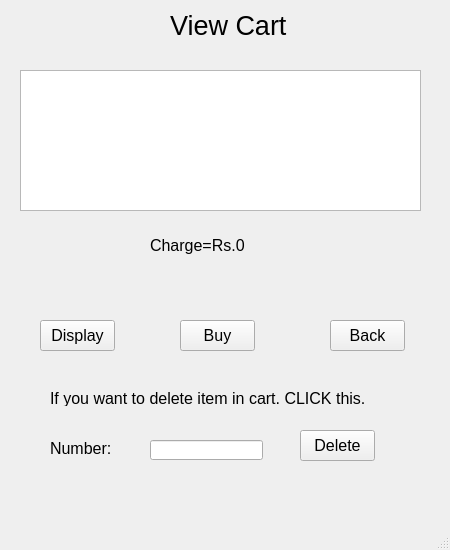
<?xml version="1.0" encoding="UTF-8"?>
<ui version="4.0">
 <class>MainWindow</class>
 <widget class="QMainWindow" name="MainWindow">
  <property name="geometry">
   <rect>
    <x>0</x>
    <y>0</y>
    <width>450</width>
    <height>550</height>
   </rect>
  </property>
  <property name="windowTitle">
   <string>MainWindow</string>
  </property>
  <widget class="QWidget" name="centralwidget">
   <widget class="QWidget" name="widget" native="true">
    <property name="geometry">
     <rect>
      <x>0</x>
      <y>0</y>
      <width>451</width>
      <height>531</height>
     </rect>
    </property>
    <widget class="QTableWidget" name="tableWidget">
     <property name="geometry">
      <rect>
       <x>20</x>
       <y>70</y>
       <width>401</width>
       <height>141</height>
      </rect>
     </property>
    </widget>
    <widget class="QLabel" name="label">
     <property name="geometry">
      <rect>
       <x>170</x>
       <y>10</y>
       <width>131</width>
       <height>31</height>
      </rect>
     </property>
     <property name="font">
      <font>
       <pointsize>20</pointsize>
      </font>
     </property>
     <property name="text">
      <string>View Cart</string>
     </property>
    </widget>
    <widget class="QPushButton" name="pushButton">
     <property name="geometry">
      <rect>
       <x>40</x>
       <y>320</y>
       <width>75</width>
       <height>31</height>
      </rect>
     </property>
     <property name="font">
      <font>
       <pointsize>12</pointsize>
      </font>
     </property>
     <property name="text">
      <string>Display</string>
     </property>
    </widget>
    <widget class="QPushButton" name="pushButton_2">
     <property name="geometry">
      <rect>
       <x>330</x>
       <y>320</y>
       <width>75</width>
       <height>31</height>
      </rect>
     </property>
     <property name="font">
      <font>
       <pointsize>12</pointsize>
      </font>
     </property>
     <property name="text">
      <string>Back</string>
     </property>
    </widget>
    <widget class="QPushButton" name="pushButton_3">
     <property name="geometry">
      <rect>
       <x>300</x>
       <y>430</y>
       <width>75</width>
       <height>31</height>
      </rect>
     </property>
     <property name="font">
      <font>
       <pointsize>12</pointsize>
      </font>
     </property>
     <property name="text">
      <string>Delete</string>
     </property>
    </widget>
    <widget class="QLabel" name="label_2">
     <property name="geometry">
      <rect>
       <x>50</x>
       <y>390</y>
       <width>331</width>
       <height>16</height>
      </rect>
     </property>
     <property name="font">
      <font>
       <pointsize>12</pointsize>
      </font>
     </property>
     <property name="text">
      <string>If you want to delete item in cart. CLICK this.</string>
     </property>
    </widget>
    <widget class="QLabel" name="label_3">
     <property name="geometry">
      <rect>
       <x>50</x>
       <y>440</y>
       <width>81</width>
       <height>16</height>
      </rect>
     </property>
     <property name="font">
      <font>
       <pointsize>12</pointsize>
      </font>
     </property>
     <property name="text">
      <string>Number:</string>
     </property>
    </widget>
    <widget class="QLineEdit" name="lineEdit">
     <property name="geometry">
      <rect>
       <x>150</x>
       <y>440</y>
       <width>113</width>
       <height>20</height>
      </rect>
     </property>
    </widget>
    <widget class="QPushButton" name="pushButton_4">
     <property name="geometry">
      <rect>
       <x>180</x>
       <y>320</y>
       <width>75</width>
       <height>31</height>
      </rect>
     </property>
     <property name="font">
      <font>
       <pointsize>12</pointsize>
      </font>
     </property>
     <property name="text">
      <string>Buy</string>
     </property>
    </widget>
    <widget class="QLabel" name="label_4">
     <property name="geometry">
      <rect>
       <x>150</x>
       <y>230</y>
       <width>211</width>
       <height>31</height>
      </rect>
     </property>
     <property name="font">
      <font>
       <pointsize>12</pointsize>
      </font>
     </property>
     <property name="text">
      <string>Charge=Rs.0</string>
     </property>
    </widget>
   </widget>
  </widget>
  <widget class="QMenuBar" name="menubar">
   <property name="geometry">
    <rect>
     <x>0</x>
     <y>0</y>
     <width>450</width>
     <height>21</height>
    </rect>
   </property>
  </widget>
  <widget class="QStatusBar" name="statusbar"/>
 </widget>
 <resources/>
 <connections/>
</ui>
